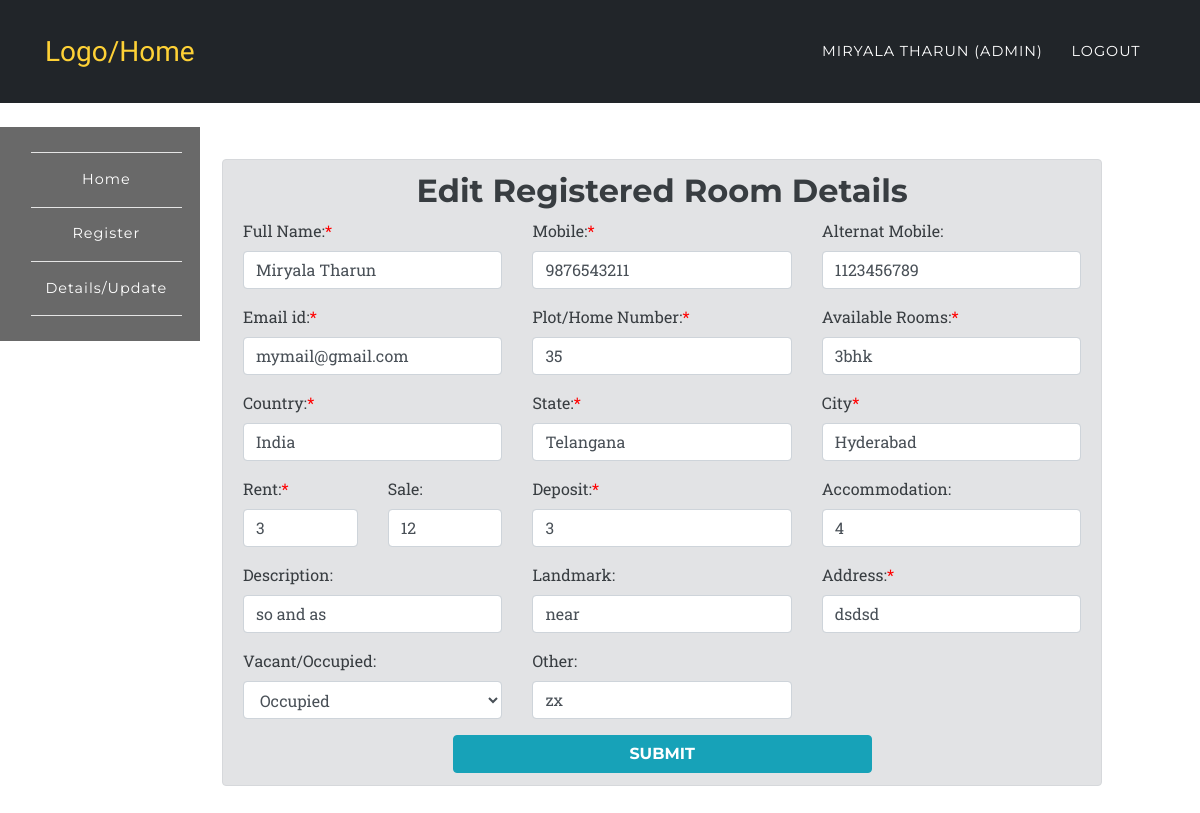
Screenshot of /app/update.php?id=1&act=indi (signed in) with the database file from the repository.
### tables this page shows
CREATE TABLE `room_rental_registrations` (
  `id` int(10) UNSIGNED NOT NULL,
  `fullname` varchar(191) NOT NULL,
  `mobile` varchar(191) NOT NULL,
  `alternat_mobile` varchar(191) NOT NULL,
  `email` varchar(191) NOT NULL,
  `country` varchar(191) NOT NULL,
  `state` varchar(191) NOT NULL,
  `city` varchar(191) NOT NULL,
  `landmark` varchar(191) NOT NULL,
  `rent` varchar(191) NOT NULL,
  `sale` varchar(190) DEFAULT NULL,
  `deposit` varchar(191) NOT NULL,
  `plot_number` varchar(191) NOT NULL,
  `rooms` varchar(100) DEFAULT NULL,
  `address` varchar(191) NOT NULL,
  `accommodation` varchar(191) NOT NULL,
  `description` varchar(191) NOT NULL,
  `image` varchar(191) DEFAULT NULL,
  `open_for_sharing` varchar(191) DEFAULT NULL,
  `other` varchar(191) DEFAULT NULL,
  `vacant` int(1) NOT NULL DEFAULT '1',
  `created_at` timestamp NULL DEFAULT CURRENT_TIMESTAMP,
  `updated_at` timestamp NULL DEFAULT CURRENT_TIMESTAMP,
  `user_id` int(10) DEFAULT NULL
);

### app/partials/edit/individaul.php (the view, shortened to what this page needs)
<div class="col-md-11 col-xs-12 col-sm-12"><br>
	<div class="alert alert-secondary" role="alert">
		<h2 class="text-center">Edit Registered Room Details</h2>
		<form action="" method="POST">
  	 <div class="row">
  	 	<div class="col-md-4">
	  	  <div class="form-group">
		    <label for="fullname">Full Name:<a style="color:red">*</a></label>
		    <input type="text" class="form-control" id="fullname" placeholder="Full Name" name="fullname" value="<?php echo $data['fullname']?$data['fullname']:''; ?>" required>
		  </div>
		 </div>
		<div class="col-md-4">
		  <div class="form-group">
		    <label for="mobile">Mobile:<a style="color:red">*</a></label>
		    <input type="text" class="form-control" id="mobile" placeholder="Mobile" name="mobile" value="<?php echo $data['mobile']?$data['mobile']:''; ?>" required>
		  </div>
		 </div>
		<div class="col-md-4">
		  <div class="form-group">
		    <label for="alternat_mobile">Alternat Mobile:</label>
		    <input type="text" class="form-control" id="alternat_mobile" placeholder="Alternat Mobile" name="alternat_mobile" value="<?php echo $data['alternat_mobile']?$data['alternat_mobile']:''; ?>">
		  </div>
		</div>
	</div>
	<div class="row">
  	 	<div class="col-md-4">
		  <div class="form-group">
		    <label for="email">Email id:<a style="color:red">*</a></label>
		    <input type="email" class="form-control" id="email" placeholder="Email" name="email" value="<?php echo $data['email']?$data['email']:''; ?>" required>
		  </div>
		 </div>
		 <div class="col-md-4">
		  <div class="form-group">
		    <label for="plot_number">Plot/Home Number:<a style="color:red">*</a></label>
		    <input type="text" class="form-control" id="plot_number" placeholder="Plot Number/Home Number" name="plot_number" value="<?php echo $data['plot_number']?$data['plot_number']:''; ?>" required>
		  </div>
		 </div>
		 <div class="col-md-4">
		  <div class="form-group">
		    <label for="rooms">Available Rooms:<a style="color:red">*</a></label>
		    <input type="text" class="form-control" id="rooms" placeholder="1BHK/2BHK/3BHK/1RK" name="rooms" value="<?php echo $data['rooms']?$data['rooms']:''; ?>" required>
		  </div>
		 </div>
	</div>
	<div class="row">
		<div class="col-md-4">
	  <div class="form-group">
	    <label for="country">Country:<a style="color:red">*</a></label>
	    <input type="country" class="form-control" id="country" placeholder="Country" name="country" value="<?php echo $data['country']?$data['country']:''; ?>" required>
	  </div>
	  </div>
	  <div class="col-md-4">
	  <div class="form-group">
	    <label for="state">State:<a style="color:red">*</a></label>
	    <input type="state" class="form-control" id="state" placeholder="State" name="state" value="<?php echo $data['state']?$data['state']:''; ?>" required>
	  </div>
	  </div>
	  <div class="col-md-4">
	  <div class="form-group">
	    <label for="city">City<a style="color:red">*</a></label>
	    <input type="city" class="form-control" id="city" placeholder="City" name="city" value="<?php echo $data['city']?$data['city']:''; ?>" required>
	  </div>
	  </div>
	 </div>
	 <div class="row">
	 	<div class="col-md-2">
	 <div class="form-group">
	    <label for="rent">Rent:<a style="color:red">*</a></label>
	    <input type="rent" class="form-control" id="rent" placeholder="Rent" name="rent" value="<?php echo $data['rent']?$data['rent']:''; ?>" required>
	  </div>
	  </div>
	  <div class="col-md-2">
	 <div class="form-group">
	    <label for="sale">Sale:</label>
	    <input type="sale" class="form-control" id="sale" placeholder="Sale" name="sale" value="<?php echo $data['sale']?$data['sale']:''; ?>">
	  </div>
	  </div>
	  <div class="col-md-4">
	  <div class="form-group">
	    <label for="deposit">Deposit:<a style="color:red">*</a></label>
	    <input type="deposit" class="form-control" id="deposit" placeholder="Deposit" name="deposit" value="<?php echo $data['deposit']?$data['deposit']:''; ?>" required>
	  </div>
	  </div>
	  <div class="col-md-4">
	  <div class="form-group">
	    <label for="accommodation">Accommodation:</label>
	    <input type="accommodation" class="form-control" id="accommodation" placeholder="Accommodation" name="accommodation" value="<?php echo $data['accommodation']?$data['accommodation']:''; ?>" required>
	  </div>
	  </div>
	  </div>
	   <div class="row">
	 	<div class="col-md-4">
	  <div class="form-group">
	    <label for="description">Description:</label>
	    <input type="description" class="form-control" id="description" placeholder="Description" name="description" value="<?php echo $data['description']?$data['description']:''; ?>" required>
	  </div>
	   </div>
	  <div class="col-md-4">
	  <div class="form-group">
	    <label for="landmark">Landmark:</label>
	    <input type="landmark" class="form-control" id="landmark" placeholder="landmark" name="landmark" value="<?php echo $data['landmark']?$data['landmark']:''; ?>" required>
	  </div>
	   </div>
	  <div class="col-md-4">
	  <div class="form-group">
	    <label for="address">Address:<a style="color:red">*</a></label>
	    <input type="address" class="form-control" id="address" placeholder="Address" name="address" value="<?php echo $data['address']?$data['address']:''; ?>" required>
	  </div>
	   </div>
	    </div>
	   <div class="row">
	   	<div class="col-4">
	 		 <div class="form-group">
			    <label for="vacant">Vacant/Occupied:</label>
			    <select class="form-control" id="vacant" name="vacant">
			      <option value="0" <?php if($data['vacant'] == '0'){echo 'selected';}?>>Occupied</option>
			    </select>
			  </div>
	 	</div>
	 	<div class="col-md-4">
	  <div class="form-group">
	    <label for="other">Other:</label>
	    <input type="other" class="form-control" id="other" placeholder="Other" name="other" value="<?php echo $data['other']?$data['other']:''; ?>" required>
	  </div>
	  </div>
	  </div>
	  <button type="submit" class="btn btn-info center" name='register_individuals' value="register_individuals">SUBMIT</button>
	</form>
	</div>
	</div>

### assets/css/rent.css (style rules this page uses)
body { font-family: 'Roboto Slab', 'Helvetica Neue', Helvetica, Arial, sans-serif; }
a { color: green; }
h1, h2, h3, h4, h5, h6 { font-weight: 700; font-family: 'Montserrat', 'Helvetica Neue', Helvetica, Arial, sans-serif; }
.btn { font-family: 'Montserrat', 'Helvetica Neue', Helvetica, Arial, sans-serif; font-weight: 700; }

### assets/css/style.css (style rules this page uses)
.center { display: block; margin-left: auto; margin-right: auto; width: 50%; }

### rows the page displays
room_rental_registrations: fullname "Miryala Tharun", mobile "9876543211", alternat_mobile "1123456789", email "mymail@gmail.com", plot_number "35", rooms "3bhk", country "India", state "Telangana", city "Hyderabad", rent "3", sale "12", deposit "3", accommodation "4", description "so and as", landmark "near", address "dsdsd", vacant "Occupied", other "zx"

### other values shown
$_SESSION['fullname'] "MIRYALA THARUN"
